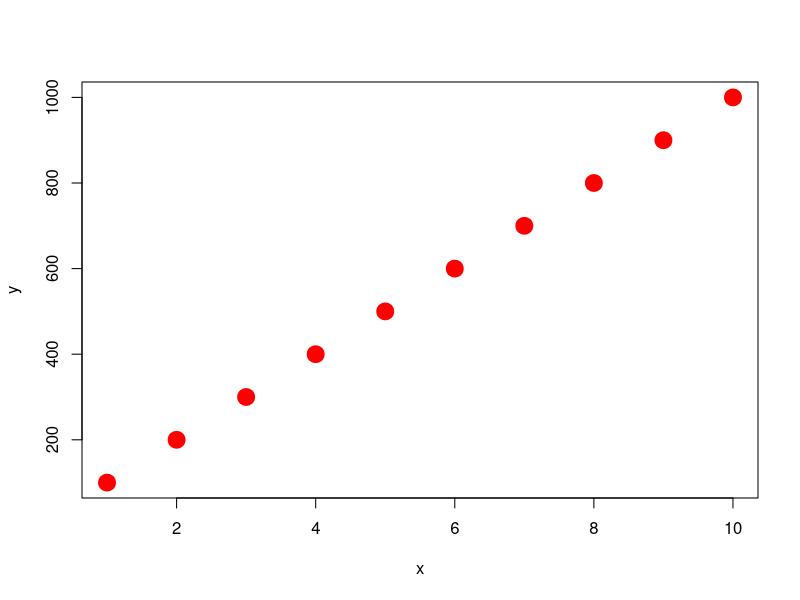
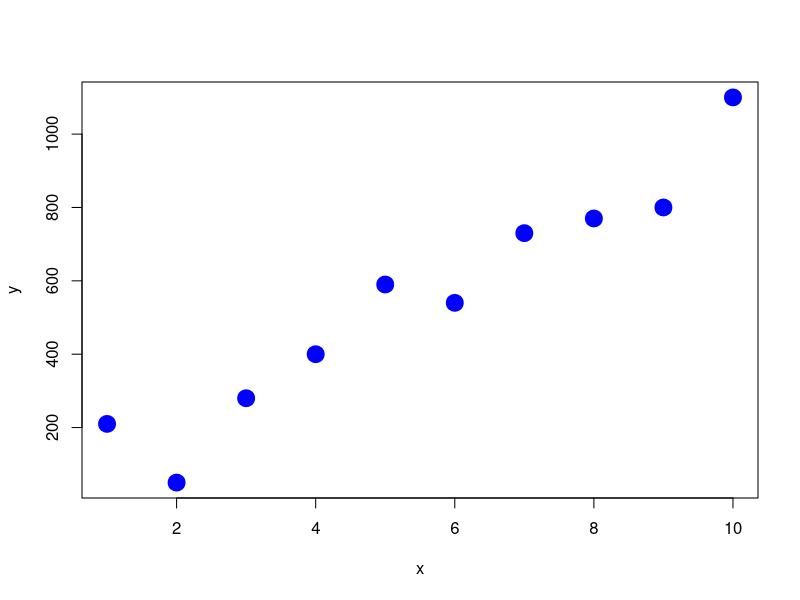
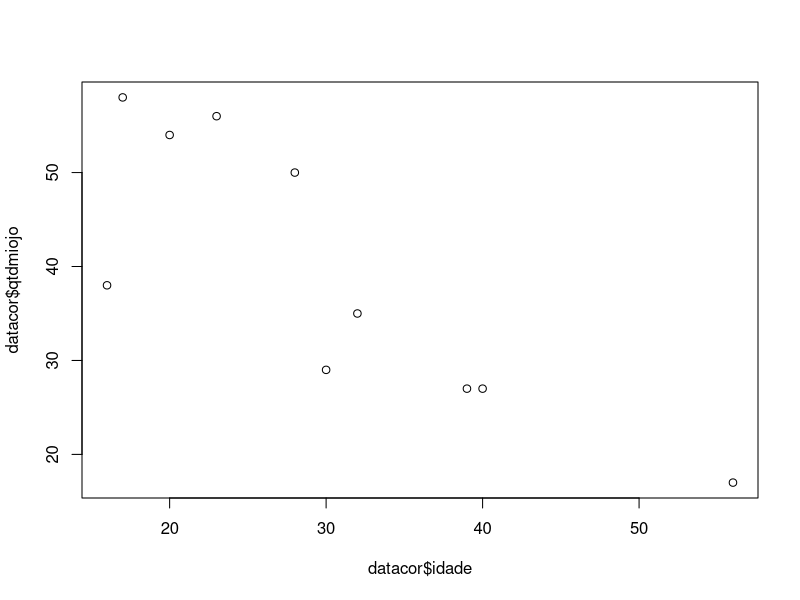
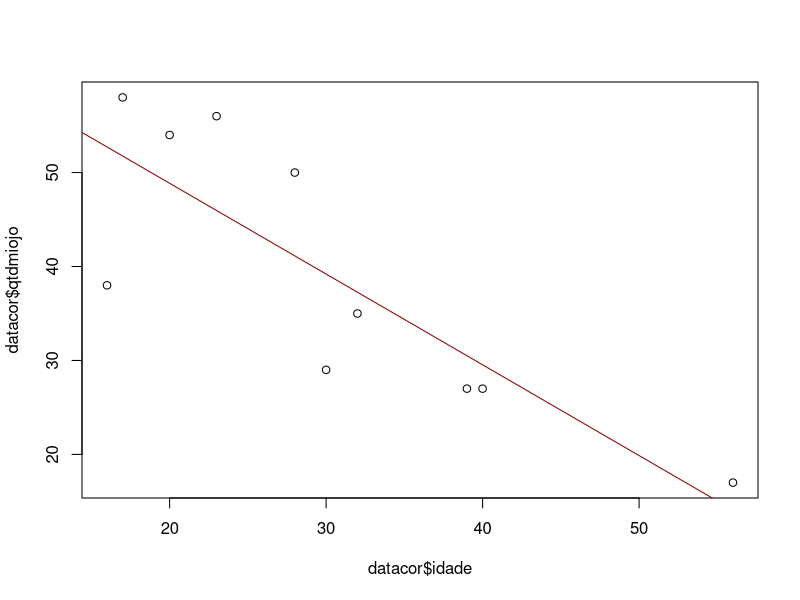
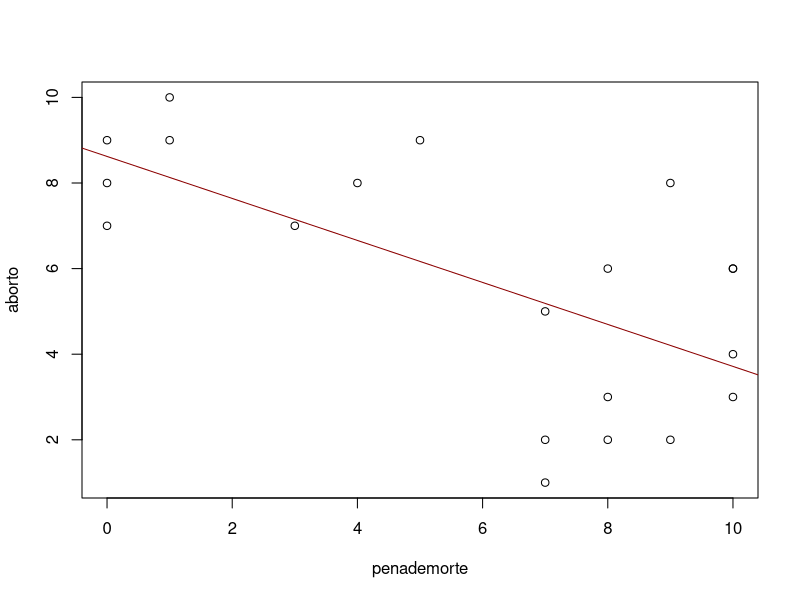
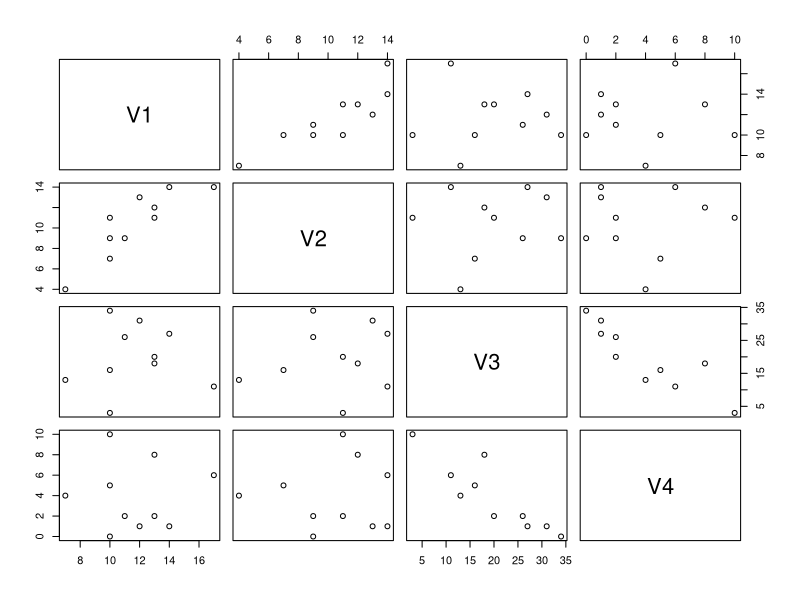
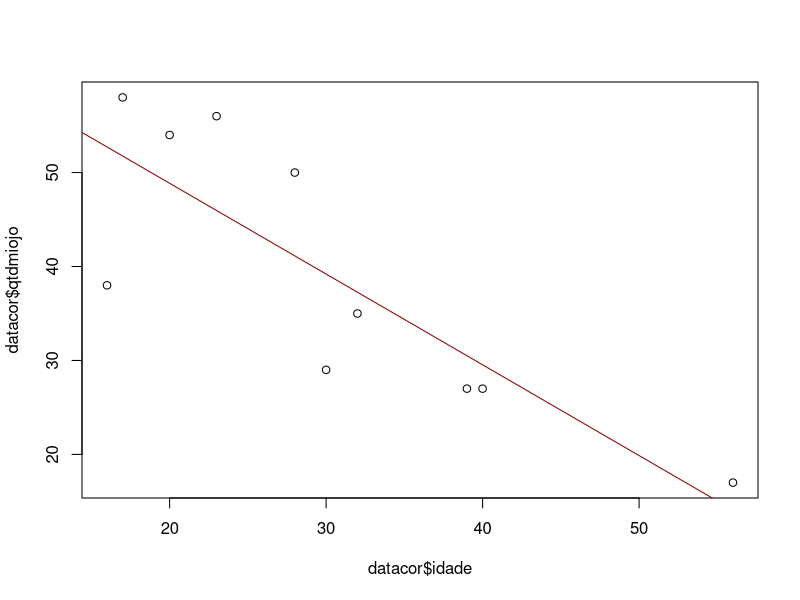
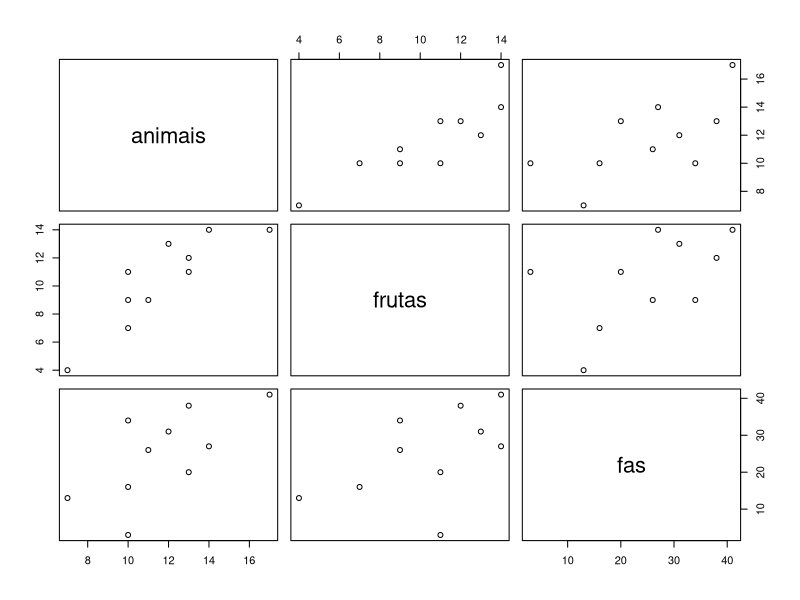

Generate these figures, in order, with R:
## ---- chunk 1
knitr::opts_chunk$set(cache=TRUE)
knitr::opts_chunk$set(echo = TRUE)
library(ggplot2)
library(reshape2)
## ---- chunk 2
x <- c(1, 2, 3, 4, 5, 6, 7, 8, 9, 10)  #criando um vetor qualquer 
y <- c(100, 200,300,400,500,600, 700, 800, 900, 1000) #criando outro vetor
plot(x,y, col = "red", lwd = 10) #desenhando um gráfico de dispersão
## ---- chunk 3
x <- c(1, 2, 3, 4, 5, 6, 7, 8, 9, 10)  #criando um vetor qualquer 
y <- c(210, 50,280,400,590,540, 730, 770, 800, 1100) #criando outro vetor
plot(x,y, col = "blue", lwd = 10) #desenhando um gráfico de dispersão
## ---- chunk 4
idade = c(56, 30, 40, 32, 39, 23, 17, 20, 28, 16)
qtdmiojo = c(17, 29, 27, 35, 27, 56, 58, 54, 50, 38)
datacor = data.frame(qtdmiojo,idade)
datacor
## ---- chunk 5
idade = c(56, 30, 40, 32, 39, 23, 17, 20, 28, 16)
qtdmiojo = c(17, 29, 27, 35, 27, 56, 58, 54, 50, 38)
datacor = data.frame(qtdmiojo,idade)
datacor
## ---- chunk 6
plot(datacor$idade, datacor$qtdmiojo)
## ---- chunk 7
plot(datacor$idade, datacor$qtdmiojo)
abline(lsfit(datacor$idade, datacor$qtdmiojo),col="darkred")
## ---- chunk 8
penademorte <- c(7,7,3,0,0,10,5,7,0,10,1,8,1,9,8,8,4,10,10,9)
aborto      <- c(1,2,7,7,9, 3,9,5,8,4,10,3,9,2,2,6,8,6,6,8)
plot(penademorte,aborto)
abline(lsfit(penademorte,aborto),col="darkred")
## ---- chunk 9
V1 = c(10, 13, 14, 11, 10, 17, 10, 7, 12, 13)
V2 = c(11, 11, 14, 9, 7, 14, 9, 4, 13, 12)
V3 = c(3, 20, 27, 26, 16, 11, 34, 13, 31, 18)
V4 = c(10,2,  1, 2, 5, 6, 0, 4, 1, 8)
dados.v = data.frame(V1,V2,V3,V4)
pairs(dados.v)
## ---- chunk 10
cor(datacor$idade, datacor$qtdmiojo)
plot(datacor$idade, datacor$qtdmiojo)
abline(lsfit(datacor$idade, datacor$qtdmiojo),col="darkred")
## ---- chunk 11
data("mtcars")
cor(mtcars$mpg,mtcars$hp)
cor(mtcars$mpg,mtcars$wt)
## ---- chunk 12
var1 = c(10, 9, 5, 6, 7)
var2 = c(3, 6, 10, 5, 4)
cor(var1,  var2, method="spearman")
## ---- chunk 13
animais = c(10, 13, 14, 11, 10, 17, 10, 7, 12, 13)
frutas = c(11, 11, 14, 9, 7, 14, 9, 4, 13, 12)
fas = c(3, 20, 27, 26, 16, 41, 34, 13, 31, 38)
dados.fv = data.frame(animais, frutas, fas)
cor(dados.fv)  
pairs(dados.fv)
## ---- chunk 14
cor(mtcars[,c("disp","drat","hp","mpg","qsec","wt")])
## ---- chunk 15
library(corrplot)
M <- cor(mtcars[,c("disp","drat","hp","mpg","qsec","wt")])
corrplot(M, method="circle")
## ---- chunk 16
library(corrplot)
M <- cor(mtcars[,c("disp","drat","hp","mpg","qsec","wt")])
corrplot(M, method="circle")
## ---- chunk 17
corrplot(M, method="square")
## ---- chunk 18
corrplot(M, method="number")
## ---- chunk 19
corrplot(M, method="color")
## ---- chunk 20
corrplot(M, method="pie")
## ---- chunk 21

corrplot(M, order="hclust", addrect=2)
## ---- chunk 22
col3 <- colorRampPalette(c("red", "white", "blue")) 
corrplot(M, order="hclust", addrect=2, col=col3(20))
## ---- chunk 23
wb <- c("white","black")
corrplot(M, order="hclust", addrect=2, col=wb, bg="gold2")
## ---- chunk 24
corrplot.mixed(M)
## ---- chunk 25
corrplot(M,addCoef.col=TRUE,number.cex=0.7)
## ---- chunk 26
y = c(110, 120, 90, 70, 50, 80, 40, 40, 50, 30)
xx = 1:10
modelo = lm(y ~ xx)
modelo
## ---- chunk 27
plot(y ~ xx)
abline(modelo, col=2, lty=2, lwd=2)
legend("top", legend=c("valores observados", "valores ajustados"), lty=c(NA,2), col=c(1,2), lwd=1:2, bty="n", pch=c(1,NA))
## ---- chunk 28
renda = c(1750, 1680, 1700, 1710, 1690, 1650, 1650, 1600, 1800, 1860)
anosdeestudo = c(8, 7, 6, 6, 6, 5, 5, 5, 8, 9)
modelo2 = lm(renda ~ anosdeestudo)
## ---- chunk 29
plot(renda ~ anosdeestudo)
abline(modelo2, col=2, lty=2, lwd=2)
modelo2
## ---- chunk 30
data("mtcars")
modelo3 = lm(mpg ~ wt, data=mtcars)
modelo3
## ---- chunk 31
plot(mtcars$mpg ~ mtcars$wt)
abline(modelo3, col=2, lty=2, lwd=2)
legend("topright", legend=c("valores observados", "valores ajustados"), lty=c(NA,2), col=c(1,2), lwd=1:2, bty="n", pch=c(1,NA))
## ---- chunk 32
modelo4 = lm(mpg ~ wt+cyl+disp+hp, data=mtcars)
modelo4
## ---- chunk 33
par(mfrow = c(2, 2))
plot(mtcars$mpg ~ mtcars$wt)
plot(mtcars$mpg ~ mtcars$cyl)
plot(mtcars$mpg ~ mtcars$disp)
plot(mtcars$mpg ~ mtcars$hp)
